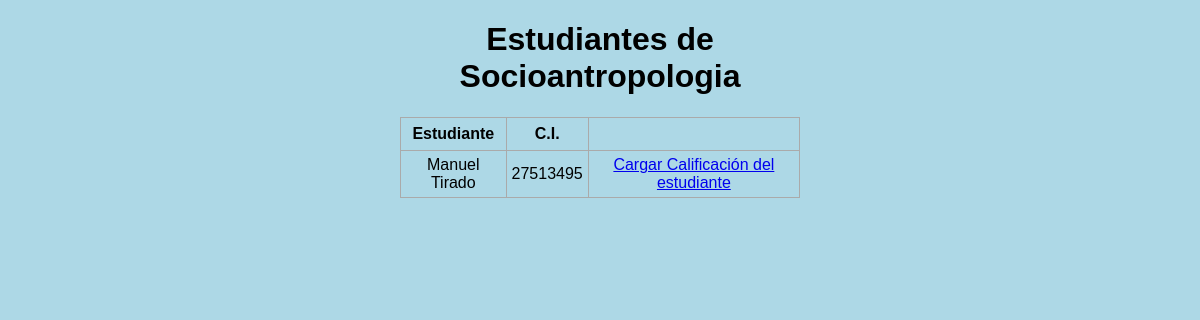
The app's page /estudiantes_notas/1368 with its own data.
### inscripcion.py (models this page shows, shortened)
class Asignatura(db.Model):
    cod_asig = db.Column(db.Integer, primary_key=True)
    nombre = db.Column(db.String(200), nullable=False)
    unidad_creditos = db.Column(db.Integer)

class Estudiante(db.Model):
    cod_estudiante = db.Column(db.Integer, primary_key=True, autoincrement=True)
    nombre = db.Column(db.String(200), nullable=False)
    cedula = db.Column(db.Integer)
    nacimiento = db.Column(db.DateTime)
    telefono = db.Column(db.Integer)
    correo = db.Column(db.String(200), nullable=False)
    fecha_inscripcion = db.Column(db.DateTime, default=datetime.utcnow)
    direccion = db.Column(db.String(200), nullable=False)
    forma_ingreso = db.Column(db.String(200), nullable=False)

### inscripcion.py (the view)
@app.route('/estudiantes_notas/<int:id>', methods=['GET', 'POST'])
def listar_estudiantes_notas(id):
    asignatura = Asignatura.query.get_or_404(id)
    cursando = Cursando.query.filter_by(cod_asig=asignatura.cod_asig).all()
    codigos_estudiantes = [cursando.cod_estudiante for cursando in cursando]
    estudiantes = Estudiante.query.filter(Estudiante.cod_estudiante.in_(codigos_estudiantes)).all()
    if request.method == 'POST':
        pass
    else:
        return render_template('estudiantes_notas.html', estudiantes=estudiantes, asignatura = asignatura)

### templates/estudiantes_notas.html (shortened to what this page needs)
{% extends 'base.html' %}
{% block body %}
<div class="content">
    <h1 style="text-align: center">Estudiantes de {{asignatura.nombre}}</h1>
    {% if estudiantes|length < 1 %}
    <h4 style="text-align: center">No hay estudiantes registrados aún!</h4>
    {% else %}
    <table>
        <tr>
            <th>Estudiante</th>
            <th>C.I.</th>
        </tr>
        {% for estudiante in estudiantes %}
        <tr>
            <td>{{ estudiante.nombre }}</td>
            <td>{{ estudiante.cedula }}</td>
            <td>
                <a href="/carga_notas/{{estudiante.cod_estudiante}}/{{asignatura.cod_asig}}">Cargar Calificación del estudiante</a>
            </td>
        </tr>
        {% endfor %}
    </table>
    {% endif %}
</div>
{% endblock %}

### static/css/main.css (style rules this page uses)
body, html { margin: 0; font-family: sans-serif; background-color: lightblue; }
.content { margin: 0 auto; width: 400px; }
table, td, th { border: 1px solid #aaa; }
table { border-collapse: collapse; width: 100%; }
th { height: 30px; }
td { text-align: center; padding: 5px; }

### records on screen
Asignatura: nombre "Socioantropologia"
Estudiante: nombre "Manuel Tirado", cedula "27513495"
